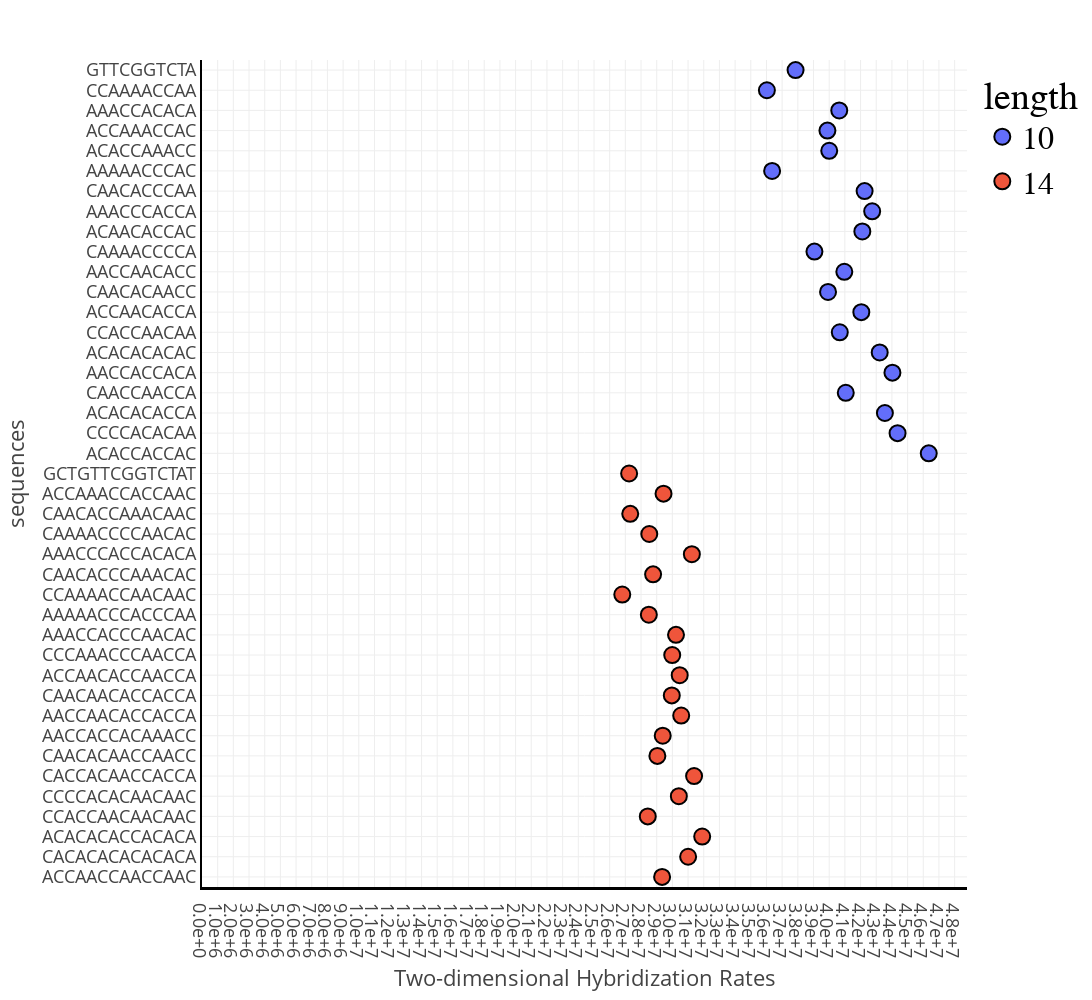

The cell this chart's notebook holds for it:
### Code cell
import plotly.express as px 

data['length'] = [str(len(d)) for d in data['sequences']]
fig = px.scatter(data,y='sequences', x='computational', color='length')
fig.update_layout(width = 1200,
                  height = 1000,
                  template = 'presentation',
                  scattermode='group',
                  xaxis_title="Two-dimensional Hybridization Rates",
                  xaxis=dict(tickmode = 'linear',
                            #  tickvals = [2e7,2.5e7,3e7,3.5e7,4e7,4.5e7,5e7],
                             nticks=10,
                             tick0=0,
                             dtick=1e6,
                             tickformat=".1e",
                             linecolor='black',
                             automargin=True,
                             linewidth=3,
                             minor=dict(dtick=3,tick0=0)),
                  yaxis=dict(tickmode='linear',
                             dtick=1,
                             autorange='reversed',
                             automargin=True,
                             linecolor='black',
                             linewidth=2),
                  legend = dict(
                            font = dict(family='Courier',
                                        size=32,
                                        color='black')))

fig.update_xaxes(showexponent='none')

fig.update_traces(marker=dict(size=16,
                              line=dict(width=2,
                                        color='black'
                              )))
fig.show()

### Figure 1 — Plotly figure (JSON) as saved in the notebook; plotly's stock layout.template omitted (floating-point values rounded to 4 significant figures)
{"data": [{"hovertemplate": "length=10<br>computational=%{x}<br>sequences=%{y}<extra></extra>", "legendgroup": "10", "marker": {"color": "#636efa", "line": {"color": "black", "width": 2}, "size": 16, "symbol": "circle"}, "mode": "markers", "name": "10", "orientation": "h", "showlegend": true, "type": "scatter", "x": [37860000.0, 36030000.0, 40640000.0, 39890000.0, 40000000.0, 36360000.0, 42260000.0, 42740000.0, 42110000.0, 39060000.0, 40960000.0, 39930000.0, 42050000.0, 40680000.0, 43220000.0, 44030000.0, 41060000.0, 43550000.0, 44360000.0, 46350000.0], "xaxis": "x", "y": ["GTTCGGTCTA", "CCAAAACCAA", "AAACCACACA", "ACCAAACCAC", "ACACCAAACC", "AAAAACCCAC", "CAACACCCAA", "AAACCCACCA", "ACAACACCAC", "CAAAACCCCA", "AACCAACACC", "CAACACAACC", "ACCAACACCA", "CCACCAACAA", "ACACACACAC", "AACCACCACA", "CAACCAACCA", "ACACACACCA", "CCCCACACAA", "ACACCACCAC"], "yaxis": "y"}, {"hovertemplate": "length=14<br>computational=%{x}<br>sequences=%{y}<extra></extra>", "legendgroup": "14", "marker": {"color": "#EF553B", "line": {"color": "black", "width": 2}, "size": 16, "symbol": "circle"}, "mode": "markers", "name": "14", "orientation": "h", "showlegend": true, "type": "scatter", "x": [27240000.0, 29430000.0, 27310000.0, 28530000.0, 31240000.0, 28770000.0, 26800000.0, 28500000.0, 30230000.0, 29990000.0, 30470000.0, 29960000.0, 30560000.0, 29380000.0, 29040000.0, 31380000.0, 30410000.0, 28430000.0, 31900000.0, 31000000.0, 29340000.0], "xaxis": "x", "y": ["GCTGTTCGGTCTAT", "ACCAAACCACCAAC", "CAACACCAAACAAC", "CAAAACCCCAACAC", "AAACCCACCACACA", "CAACACCCAAACAC", "CCAAAACCAACAAC", "AAAAACCCACCCAA", "AAACCACCCAACAC", "CCCAAACCCAACCA", "ACCAACACCAACCA", "CAACAACACCACCA", "AACCAACACCACCA", "AACCACCACAAACC", "CAACACAACCAACC", "CACCACAACCACCA", "CCCCACACAACAAC", "CCACCAACAACAAC", "ACACACACCACACA", "CACACACACACACA", "ACCAACCAACCAAC"], "yaxis": "y"}], "layout": {"height": 1000, "legend": {"font": {"color": "black", "family": "Courier", "size": 32}, "title": {"text": "length"}, "tracegroupgap": 0}, "margin": {"t": 60}, "scattermode": "group", "width": 1200, "xaxis": {"anchor": "y", "automargin": true, "domain": [0, 1], "dtick": 1000000, "linecolor": "black", "linewidth": 3, "minor": {"dtick": 3, "tick0": 0}, "nticks": 10, "showexponent": "none", "tick0": 0, "tickformat": ".1e", "tickmode": "linear", "title": {"text": "Two-dimensional Hybridization Rates"}}, "yaxis": {"anchor": "x", "automargin": true, "autorange": "reversed", "domain": [0, 1], "dtick": 1, "linecolor": "black", "linewidth": 2, "tickmode": "linear", "title": {"text": "sequences"}}}}
